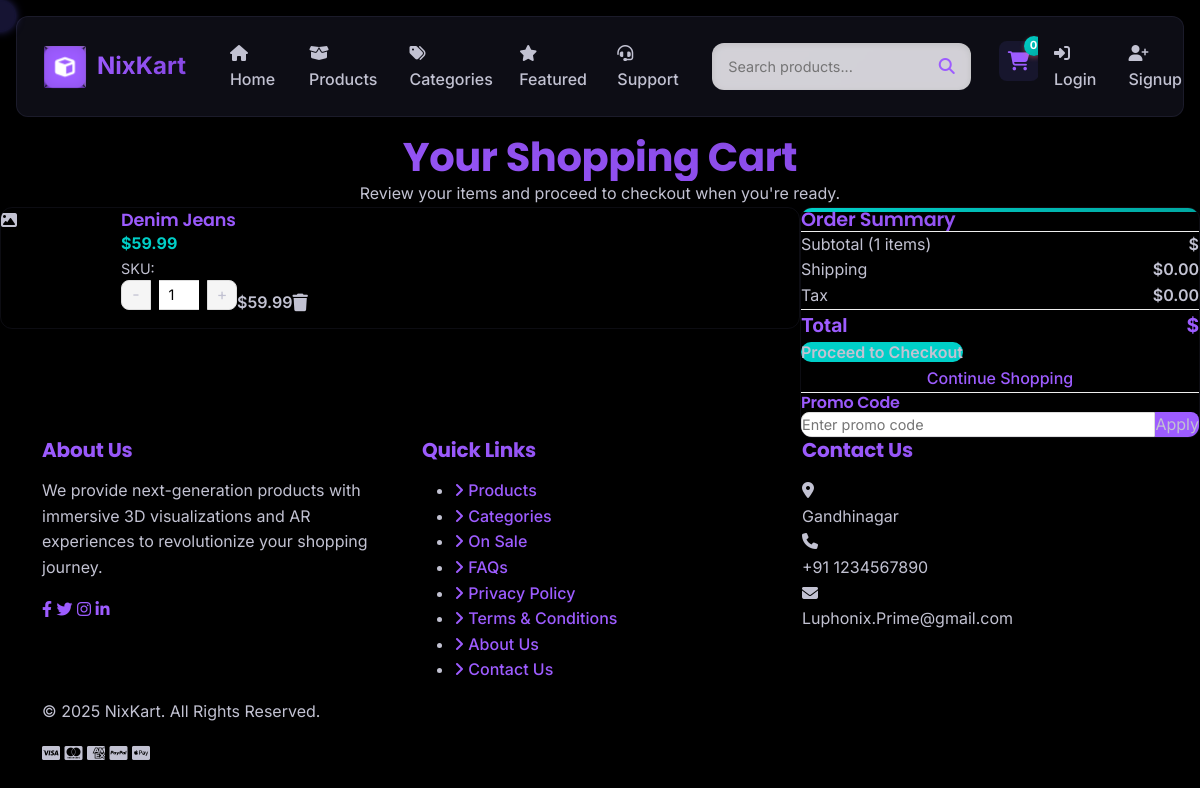
Before: /cart/ with the older database file.
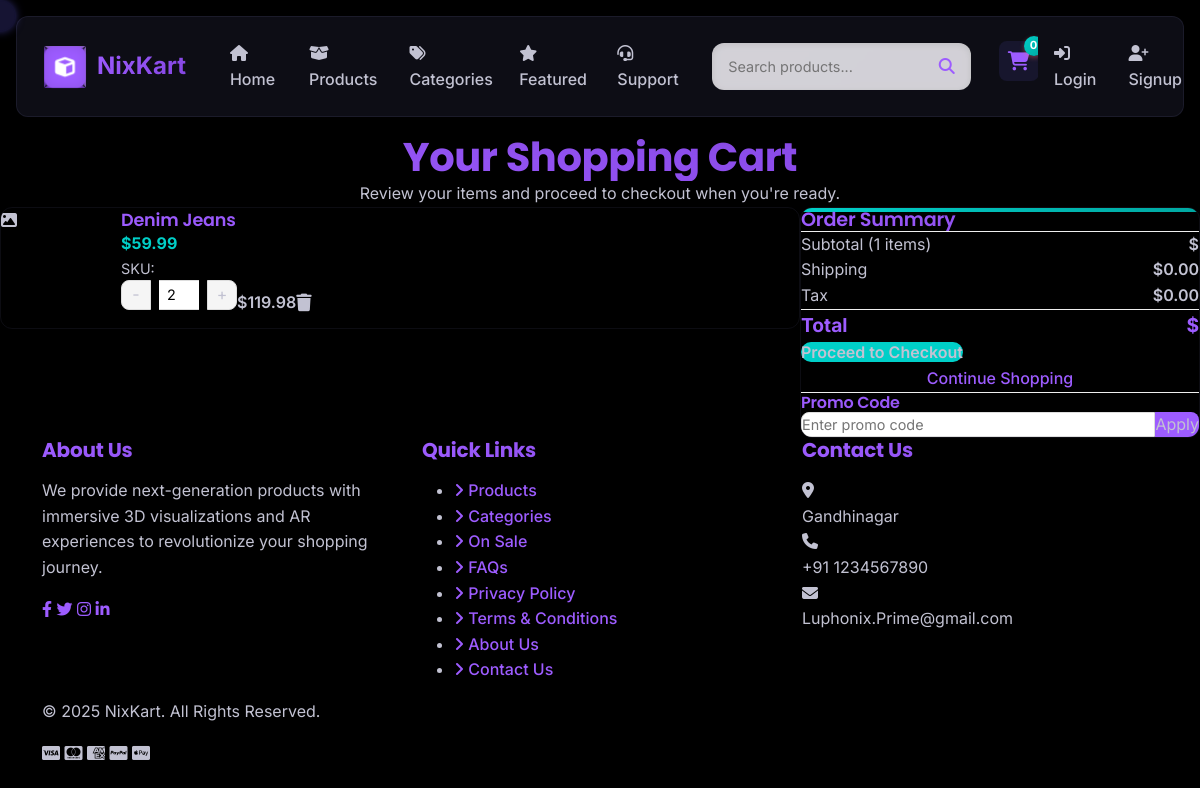
After: the same page with the newer database file.
### store/models.py (models this page shows, shortened)
class CartItem(models.Model):
    cart = models.ForeignKey(Cart, related_name='items', on_delete=models.CASCADE)
    product = models.ForeignKey(Product, on_delete=models.CASCADE)
    quantity = models.PositiveIntegerField(default=1)
    created_at = models.DateTimeField(auto_now_add=True)
    updated_at = models.DateTimeField(auto_now=True)
    def subtotal(self):
        return self.product.price * self.quantity

class Product(models.Model):
    category = models.ForeignKey(Category, related_name='products', on_delete=models.CASCADE)
    name = models.CharField(max_length=200)
    slug = models.SlugField(unique=True, blank=True)
    description = models.TextField()
    price = models.DecimalField(max_digits=10, decimal_places=2)
    stock = models.PositiveIntegerField(default=0)
    image = models.ImageField(upload_to='products/', blank=True, null=True)
    model_3d = models.FileField(upload_to='products/3d_models/', blank=True, null=True)
    is_featured = models.BooleanField(default=False)
    created_at = models.DateTimeField(auto_now_add=True)
    updated_at = models.DateTimeField(auto_now=True)
    class Meta:
        ordering = ['-created_at']

### store/views.py (the view)
# urls.py: path('cart/', views.cart_view, name='cart'),
def cart_view(request):
    cart = get_or_create_cart(request)
    cart_items = cart.items.all()
    context = {
        'cart': cart,
        'cart_items': cart_items,
    }
    return render(request, 'store/cart.html', context)

### store/context_processors.py (called while the page is built)
def cart_count(request):
    count = 0
    if request.user.is_authenticated:
        try:
            cart = Cart.objects.get(user=request.user)
            count = cart.items.count()
        except Cart.DoesNotExist:
            pass
    else:
        session_id = request.session.session_key
        if session_id:
            try:
                cart = Cart.objects.get(session_id=session_id)
                count = cart.items.count()
            except Cart.DoesNotExist:
                pass
    return {'cart_count': count}

### store/views.py (called while the page is built)
def get_or_create_cart(request):
    if request.user.is_authenticated:
        cart, created = Cart.objects.get_or_create(user=request.user)
    else:
        session_id = request.session.session_key
        if not session_id:
            request.session.create()
            session_id = request.session.session_key
        cart, created = Cart.objects.get_or_create(session_id=session_id)
    return cart

### templates/store/cart.html (shortened to what the changed rows need)
{% extends 'base.html' %}
{% block content %}
<div class="cart-container">
    <div class="cart-header slide-up">
        <h1 class="cart-title page-title">Your Shopping Cart</h1>
    </div>
    <div class="cart-content">
        {% if cart_items %}
            <div class="cart-items slide-in-left">
                {% for item in cart_items %}
                    <div class="cart-item" data-cart-item-id="{{ item.id }}">
                        <div class="cart-item-img">
                            {% if item.product.image %}
                                <img src="{{ item.product.image.url }}" alt="{{ item.product.name }}" class="cart-item-img">
                            {% else %}
                                <div class="cart-item-img placeholder-img">
                                    <i class="fas fa-image"></i>
                                </div>
                            {% endif %}
                        </div>
                        <div class="cart-item-info">
                            <h3 class="cart-item-name">{{ item.product.name }}</h3>
                            <div class="cart-item-price">${{ item.product.price }}</div>
                            <div class="cart-item-details">
                                SKU: {{ item.product.sku }}
                            </div>
                            <div class="cart-item-actions">
                                <div class="quantity-control">
                                    <div class="quantity-btn minus-btn">-</div>
                                    <input type="number" min="1" value="{{ item.quantity }}" class="quantity-input" data-cart-item-id="{{ item.id }}">
                                    <div class="quantity-btn plus-btn">+</div>
                                </div>
                                <div class="cart-item-subtotal item-subtotal">${{ item.subtotal }}</div>
                                <button class="remove-from-cart-btn" data-cart-item-id="{{ item.id }}">
                                    <i class="fas fa-trash"></i>
                                </button>
                            </div>
                        </div>
                    </div>
                {% endfor %}
            </div>
            <div class="cart-summary slide-in-right">
                <h2 class="summary-title">Order Summary</h2>
            </div>
        {% endif %}
    </div>
</div>
{% endblock %}

Changed rows visible on the page:
changed CartItem "Denim Jeans": quantity "1" → "2"; subtotal "59.99" → "119.98"
